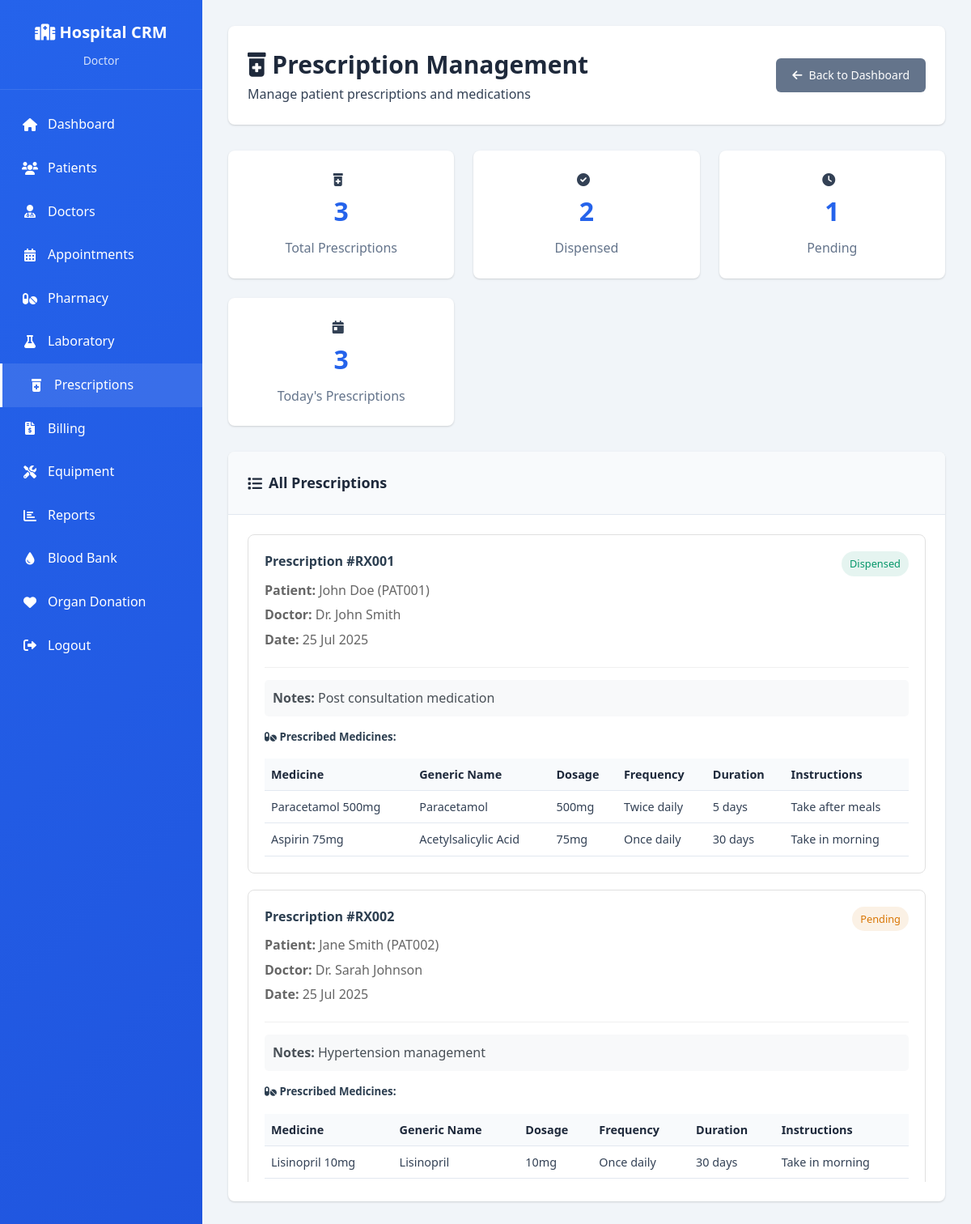
Screenshot of /prescriptions.php (signed in) with the database file from the repository.
### tables this page shows
CREATE TABLE `prescriptions` (
  `id` int(11) NOT NULL AUTO_INCREMENT,
  `prescription_id` varchar(20) NOT NULL,
  `patient_id` int(11) NOT NULL,
  `doctor_id` int(11) NOT NULL,
  `appointment_id` int(11) DEFAULT NULL,
  `prescription_date` date NOT NULL,
  `status` enum('pending','dispensed','cancelled') DEFAULT 'pending',
  `notes` text DEFAULT NULL,
  `prescribed_by` int(11) NOT NULL,
  `dispensed_by` int(11) DEFAULT NULL,
  `dispensed_at` timestamp NULL DEFAULT NULL,
  `created_at` timestamp NOT NULL DEFAULT current_timestamp(),
  `updated_at` timestamp NOT NULL DEFAULT current_timestamp() ON UPDATE current_timestamp(),
  PRIMARY KEY (`id`),
  UNIQUE KEY `prescription_id` (`prescription_id`),
  KEY `patient_id` (`patient_id`),
  KEY `doctor_id` (`doctor_id`),
  KEY `appointment_id` (`appointment_id`),
  KEY `prescribed_by` (`prescribed_by`),
  KEY `dispensed_by` (`dispensed_by`),
  CONSTRAINT `prescriptions_ibfk_1` FOREIGN KEY (`patient_id`) REFERENCES `patients` (`id`),
  CONSTRAINT `prescriptions_ibfk_2` FOREIGN KEY (`doctor_id`) REFERENCES `doctors` (`id`),
  CONSTRAINT `prescriptions_ibfk_3` FOREIGN KEY (`appointment_id`) REFERENCES `appointments` (`id`) ON DELETE SET NULL,
  CONSTRAINT `prescriptions_ibfk_4` FOREIGN KEY (`prescribed_by`) REFERENCES `users` (`id`),
  CONSTRAINT `prescriptions_ibfk_5` FOREIGN KEY (`dispensed_by`) REFERENCES `users` (`id`) ON DELETE SET NULL
);

CREATE TABLE `patients` (
  `id` int(11) NOT NULL AUTO_INCREMENT,
  `patient_id` varchar(20) NOT NULL,
  `first_name` varchar(50) NOT NULL,
  `last_name` varchar(50) NOT NULL,
  `email` varchar(100) DEFAULT NULL,
  `phone` varchar(20) NOT NULL,
  `date_of_birth` date DEFAULT NULL,
  `gender` enum('male','female','other') NOT NULL,
  `blood_group` varchar(5) DEFAULT NULL,
  `address` text DEFAULT NULL,
  `emergency_contact_name` varchar(100) DEFAULT NULL,
  `emergency_contact_phone` varchar(20) DEFAULT NULL,
  `medical_history` text DEFAULT NULL,
  `allergies` text DEFAULT NULL,
  `is_active` tinyint(1) DEFAULT 1,
  `created_at` timestamp NOT NULL DEFAULT current_timestamp(),
  `updated_at` timestamp NOT NULL DEFAULT current_timestamp() ON UPDATE current_timestamp(),
  PRIMARY KEY (`id`),
  UNIQUE KEY `patient_id` (`patient_id`),
  KEY `email` (`email`),
  KEY `phone` (`phone`)
);

CREATE TABLE `doctors` (
  `id` int(11) NOT NULL AUTO_INCREMENT,
  `user_id` int(11) DEFAULT NULL,
  `doctor_name` varchar(100) NOT NULL,
  `specialization` varchar(100) NOT NULL,
  `qualification` varchar(200) NOT NULL,
  `experience_years` int(11) DEFAULT 0,
  `consultation_fee` decimal(10,2) DEFAULT 0.00,
  `phone` varchar(20) DEFAULT NULL,
  `email` varchar(100) DEFAULT NULL,
  `schedule` text DEFAULT NULL,
  `is_active` tinyint(1) DEFAULT 1,
  `created_at` timestamp NOT NULL DEFAULT current_timestamp(),
  `updated_at` timestamp NOT NULL DEFAULT current_timestamp() ON UPDATE current_timestamp(),
  PRIMARY KEY (`id`),
  KEY `user_id` (`user_id`),
  KEY `specialization` (`specialization`),
  CONSTRAINT `doctors_ibfk_1` FOREIGN KEY (`user_id`) REFERENCES `users` (`id`) ON DELETE SET NULL
);

CREATE TABLE `prescription_details` (
  `id` int(11) NOT NULL AUTO_INCREMENT,
  `prescription_id` int(11) NOT NULL,
  `medicine_id` int(11) NOT NULL,
  `dosage` varchar(100) NOT NULL,
  `frequency` varchar(100) NOT NULL,
  `duration` varchar(100) NOT NULL,
  `instructions` text DEFAULT NULL,
  `quantity` int(11) DEFAULT 1,
  `created_at` timestamp NOT NULL DEFAULT current_timestamp(),
  PRIMARY KEY (`id`),
  KEY `prescription_id` (`prescription_id`),
  KEY `medicine_id` (`medicine_id`),
  CONSTRAINT `prescription_details_ibfk_1` FOREIGN KEY (`prescription_id`) REFERENCES `prescriptions` (`id`) ON DELETE CASCADE,
  CONSTRAINT `prescription_details_ibfk_2` FOREIGN KEY (`medicine_id`) REFERENCES `pharmacy` (`id`)
);

CREATE TABLE `pharmacy` (
  `id` int(11) NOT NULL AUTO_INCREMENT,
  `medicine_name` varchar(200) NOT NULL,
  `generic_name` varchar(200) DEFAULT NULL,
  `manufacturer` varchar(100) DEFAULT NULL,
  `category` varchar(50) DEFAULT NULL,
  `unit_price` decimal(10,2) NOT NULL DEFAULT 0.00,
  `stock_quantity` int(11) NOT NULL DEFAULT 0,
  `reorder_level` int(11) DEFAULT 10,
  `expiry_date` date DEFAULT NULL,
  `batch_number` varchar(50) DEFAULT NULL,
  `is_active` tinyint(1) DEFAULT 1,
  `created_at` timestamp NOT NULL DEFAULT current_timestamp(),
  `updated_at` timestamp NOT NULL DEFAULT current_timestamp() ON UPDATE current_timestamp(),
  PRIMARY KEY (`id`),
  KEY `medicine_name` (`medicine_name`),
  KEY `category` (`category`),
  KEY `expiry_date` (`expiry_date`)
);

### config/database.php (called while the page is built, shortened)
<?php
class Database {
    private $connection;
    public function __construct() {
        try {
            $dsn = "mysql:host=" . DB_HOST . ";dbname=" . DB_NAME . ";charset=" . DB_CHARSET;
            $this->connection = new PDO($dsn, DB_USERNAME, DB_PASSWORD);
            $this->connection->setAttribute(PDO::ATTR_ERRMODE, PDO::ERRMODE_EXCEPTION);
            $this->connection->setAttribute(PDO::ATTR_DEFAULT_FETCH_MODE, PDO::FETCH_ASSOC);
        } catch(PDOException $e) {
            die("Database connection failed: " . $e->getMessage());
        }
    }
    public function query($sql, $params = []) {
        try {
            $stmt = $this->connection->prepare($sql);
            $stmt->execute($params);
            return $stmt;
        } catch(PDOException $e) {
            throw new Exception("Query failed: " . $e->getMessage());
        }
    }
}
?>

### prescriptions.php (the view, shortened to what this page needs)
<?php
require_once 'config/database.php';
$db = new Database();
try {
    $prescriptions = $db->query("
        SELECT p.*,
               CONCAT(pat.first_name, ' ', pat.last_name) as patient_name,
               pat.patient_id,
               d.doctor_name,
               u.username as prescribed_by_name
        FROM prescriptions p
        LEFT JOIN patients pat ON p.patient_id = pat.id
        LEFT JOIN doctors d ON p.doctor_id = d.id
        LEFT JOIN users u ON p.prescribed_by = u.id
        ORDER BY p.created_at DESC
    ")->fetchAll();
} catch (Exception $e) {
    $prescriptions = [];
}
$prescription_details = [];
if (!empty($prescriptions)) {
    foreach ($prescriptions as $prescription) {
        try {
            $details = $db->query("
                SELECT pd.*, ph.medicine_name, ph.generic_name
                FROM prescription_details pd
                LEFT JOIN pharmacy ph ON pd.medicine_id = ph.id
                WHERE pd.prescription_id = ?
            ", [$prescription['id']])->fetchAll();
            $prescription_details[$prescription['id']] = $details;
        } catch (Exception $e) {
            $prescription_details[$prescription['id']] = [];
        }
    }
}
?>
<!DOCTYPE html>
<html lang="en">
<head>
    <link rel="stylesheet" href="https://cdnjs.cloudflare.com/ajax/libs/font-awesome/6.0.0/css/all.min.css">
</head>
<body>
    <div class="dashboard-container">
        <aside class="sidebar">
            <div class="sidebar-header">
                <h2><i class="fas fa-hospital"></i> Hospital CRM</h2>
                <p><?php echo htmlspecialchars($_SESSION['role_display']); ?></p>
            </div>
            <ul class="sidebar-menu">
                <li><a href="dashboard.php"><i class="fas fa-home"></i> Dashboard</a></li>
                <li><a href="patients.php"><i class="fas fa-users"></i> Patients</a></li>
                <li><a href="doctors.php"><i class="fas fa-user-md"></i> Doctors</a></li>
                <li><a href="appointments.php"><i class="fas fa-calendar-alt"></i> Appointments</a></li>
                <li><a href="pharmacy.php"><i class="fas fa-pills"></i> Pharmacy</a></li>
                <li><a href="laboratory.php"><i class="fas fa-flask"></i> Laboratory</a></li>
                <li><a href="prescriptions.php" class="active"><i class="fas fa-prescription-bottle-alt"></i> Prescriptions</a></li>
                <li><a href="billing.php"><i class="fas fa-file-invoice-dollar"></i> Billing</a></li>
                <li><a href="equipment.php"><i class="fas fa-tools"></i> Equipment</a></li>
                <li><a href="reports.php"><i class="fas fa-chart-bar"></i> Reports</a></li>
                <li><a href="blood-bank.php"><i class="fas fa-tint"></i> Blood Bank</a></li>
                <li><a href="organ-donation.php"><i class="fas fa-heart"></i> Organ Donation</a></li>
                <li><a href="logout.php"><i class="fas fa-sign-out-alt"></i> Logout</a></li>
            </ul>
        </aside>
        <main class="main-content">
            <div class="header">
                <div>
                    <h1><i class="fas fa-prescription-bottle-alt"></i> Prescription Management</h1>
                    <p>Manage patient prescriptions and medications</p>
                </div>
                <div class="header-actions">
                    <a href="dashboard.php" class="btn btn-secondary">
                        <i class="fas fa-arrow-left"></i> Back to Dashboard
                    </a>
                </div>
            </div>
            <div class="stats-grid">
                <div class="stat-card">
                    <div class="stat-icon">
                        <i class="fas fa-prescription-bottle-alt"></i>
                    </div>
                    <div class="stat-info">
                        <h3><?php echo count($prescriptions); ?></h3>
                        <p>Total Prescriptions</p>
                    </div>
                </div>
                <div class="stat-card">
                    <div class="stat-icon">
                        <i class="fas fa-check-circle"></i>
                    </div>
                    <div class="stat-info">
                        <h3><?php echo count(array_filter($prescriptions, function($p) { return $p['status'] === 'dispensed'; })); ?></h3>
                        <p>Dispensed</p>
                    </div>
                </div>
                <div class="stat-card">
                    <div class="stat-icon">
                        <i class="fas fa-clock"></i>
                    </div>
                    <div class="stat-info">
                        <h3><?php echo count(array_filter($prescriptions, function($p) { return $p['status'] === 'pending'; })); ?></h3>
                        <p>Pending</p>
                    </div>
                </div>
                <div class="stat-card">
                    <div class="stat-icon">
                        <i class="fas fa-calendar-day"></i>
                    </div>
                    <div class="stat-info">
                        <h3><?php echo count(array_filter($prescriptions, function($p) { return date('Y-m-d', strtotime($p['created_at'])) === date('Y-m-d'); })); ?></h3>
                        <p>Today's Prescriptions</p>
                    </div>
                </div>
            </div>
            <div class="card">
                <div class="card-header">
                    <h3><i class="fas fa-list"></i> All Prescriptions</h3>
                </div>
                <div class="card-body">
                    <?php if (empty($prescriptions)): ?>
                        <p class="text-muted text-center">No prescriptions found.</p>
                    <?php else: ?>
                        <div class="prescriptions-list">
                            <?php foreach ($prescriptions as $prescription): ?>
                                <div class="prescription-card">
                                    <div class="prescription-header">
                                        <div class="prescription-info">
                                            <h4>Prescription #<?php echo htmlspecialchars($prescription['prescription_id']); ?></h4>
                                            <p><strong>Patient:</strong> <?php echo htmlspecialchars($prescription['patient_name']); ?> (<?php echo htmlspecialchars($prescription['patient_id']); ?>)</p>
                                            <p><strong>Doctor:</strong> <?php echo htmlspecialchars($prescription['doctor_name']); ?></p>
                                            <p><strong>Date:</strong> <?php echo date('d M Y', strtotime($prescription['created_at'])); ?></p>
                                        </div>
                                        <div class="prescription-status">
                                            <?php
                                            $statusColors = [
                                                'pending' => 'warning',
                                                'dispensed' => 'success',
                                                'cancelled' => 'danger'
                                            ];
                                            $statusColor = $statusColors[$prescription['status']] ?? 'secondary';
                                            ?>
                                            <span class="badge badge-<?php echo $statusColor; ?>">
                                                <?php echo ucfirst($prescription['status']); ?>
                                            </span>
                                        </div>
                                    </div>
                                    <?php if (!empty($prescription['notes'])): ?>
                                        <div class="prescription-notes">
                                            <strong>Notes:</strong> <?php echo htmlspecialchars($prescription['notes']); ?>
                                        </div>
                                    <?php endif; ?>
                                    <?php if (isset($prescription_details[$prescription['id']]) && !empty($prescription_details[$prescription['id']])): ?>
                                        <div class="medicines-list">
                                            <h5><i class="fas fa-pills"></i> Prescribed Medicines:</h5>
                                            <div class="table-responsive">
                                                <table class="table table-sm">
                                                    <thead>
                                                        <tr>
                                                            <th>Medicine</th>
                                                            <th>Generic Name</th>
                                                            <th>Dosage</th>
                                                            <th>Frequency</th>
                                                            <th>Duration</th>
                                                            <th>Instructions</th>
                                                        </tr>
                                                    </thead>
                                                    <tbody>
                                                        <?php foreach ($prescription_details[$prescription['id']] as $detail): ?>
                                                            <tr>
                                                                <td><?php echo htmlspecialchars($detail['medicine_name']); ?></td>
                                                                <td><?php echo htmlspecialchars($detail['generic_name']); ?></td>
                                                                <td><?php echo htmlspecialchars($detail['dosage']); ?></td>
                                                                <td><?php echo htmlspecialchars($detail['frequency']); ?></td>
                                                                <td><?php echo htmlspecialchars($detail['duration']); ?></td>
                                                                <td><?php echo htmlspecialchars($detail['instructions']); ?></td>
                                                            </tr>
                                                        <?php endforeach; ?>
                                                    </tbody>
                                                </table>
                                            </div>
                                        </div>
                                    <?php endif; ?>
                                </div>
                            <?php endforeach; ?>
                        </div>
                    <?php endif; ?>
                </div>
            </div>
        </main>
    </div>
</body>
</html>

### rows the page displays
prescriptions: prescription "RX001", patient_name "John Doe", patient.patient_id "PAT001", doctor.doctor_name "Dr. John Smith", created_at "25 Jul 2025", status "Dispensed", notes "Post consultation medication"
prescription_details: medicine.medicine_name "Paracetamol 500mg", medicine.generic_name "Paracetamol", dosage "500mg", frequency "Twice daily", duration "5 days", instructions "Take after meals"
prescription_details: medicine.medicine_name "Aspirin 75mg", medicine.generic_name "Acetylsalicylic Acid", dosage "75mg", frequency "Once daily", duration "30 days", instructions "Take in morning"
prescriptions: prescription "RX002", patient_name "Jane Smith", patient.patient_id "PAT002", doctor.doctor_name "Dr. Sarah Johnson", created_at "25 Jul 2025", status "Pending", notes "Hypertension management"
prescription_details: medicine.medicine_name "Lisinopril 10mg", medicine.generic_name "Lisinopril", dosage "10mg", frequency "Once daily", duration "30 days", instructions "Take in morning"

### other values shown
$_SESSION['role_display'] "Doctor"
count($prescriptions) "3"
